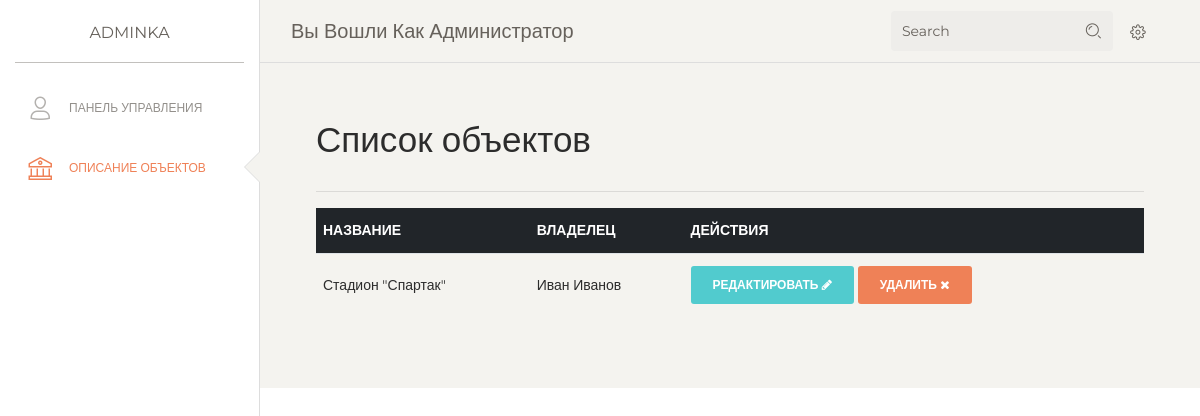
The app's page /hostels, older data.
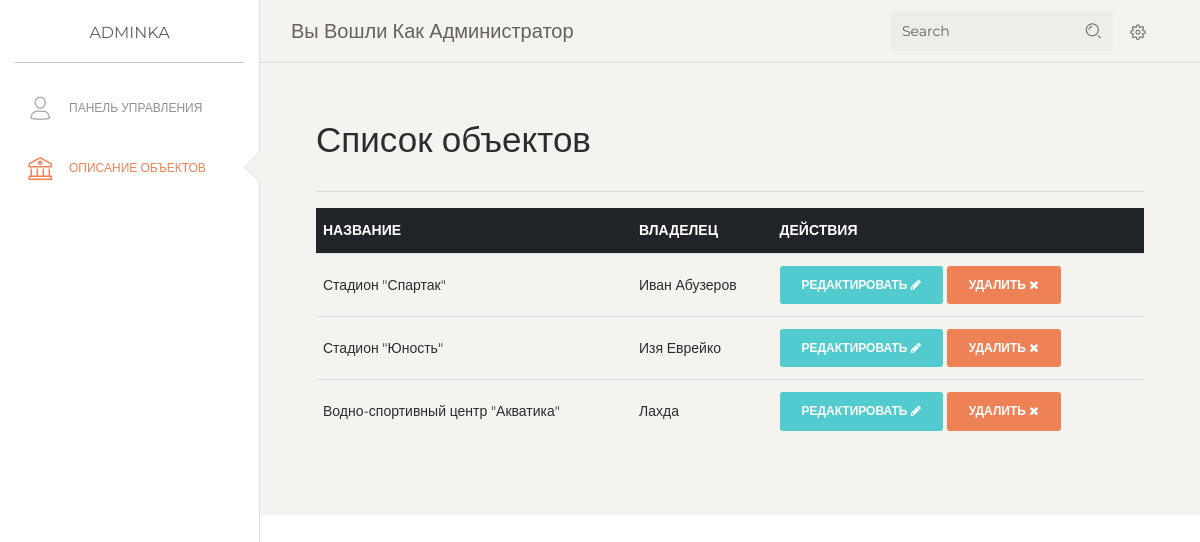
The same page, newer data.
### app.py (models this page shows, shortened)
class Hostel(db.Model):
    id = db.Column(db.Integer, primary_key=True)
    hname = db.Column(db.String(30), nullable=False)
    warden = db.Column(db.String(30), nullable=False)
    nrooms = db.Column(db.Integer, nullable=False)
    nstudents = db.Column(db.Integer, nullable=False)
    fee = db.Column(db.String(60), nullable=False)
    messfee = db.Column(db.String(500), nullable=False)

### app.py (the view)
@app.route('/hostels')
def hostel():
    hostels = Hostel.query.all()
    return render_template('hostels.html', hostels=hostels)

### templates/hostels.html
{% extends 'admin.html' %}
{% block style%}
<div class="sidebar-wrapper">
  <ul class="nav">
    <li>
      <a href="/admin">
        <i class="nc-icon nc-single-02"></i>
        <p>Панель управления</p>
      </a>
    </li>
    <li class="active ">
      <a href="/hostels">
        <i class="nc-icon nc-bank"></i>
        <p>Описание объектов</p>
      </a>
    </li>
  </ul>
</div>
{% endblock %}
{% block body %}
<br><br><br>
<div style="padding: 4em;">
    <h2 style="font-weight:500">Список объектов</h2>
    <hr>
    <table class="table">
        <thead class="thead-dark">
          <tr>
            <th scope="col">Название</th>
            <th scope="col">Владелец</th>
            <th scope="col">Действия</th>
          </tr>
        </thead>
        <tbody>
        {% for hostel in hostels%}
            <tr>
            <td>{{hostel.hname}}</td>
            <td>{{hostel.warden}}</td>
            <td><a  href="/hostels/edit/{{hostel.id}}" class="btn btn-primary btn-small">Редактировать <i class="fa fa-pencil" aria-hidden="true"></i></a> <a href="/hostels/delete/{{hostel.id}}" class="btn btn-danger btn-small">Удалить <i class="fa fa-times" aria-hidden="true"></i></a></td>
            </tr>
        {% endfor %}
        </tbody>
      </table>
</div>
{% endblock %}

Row changes from the older to the newer data that the page shows:
changed Hostel "Стадион \"Спартак\"": warden "Иван Иванов" → "Иван Абузеров"
added Hostel: hname "Стадион \"Юность\"", warden "Изя Еврейко"
added Hostel: hname "Водно-спортивный центр \"Акватика\"", warden "Лахда"
